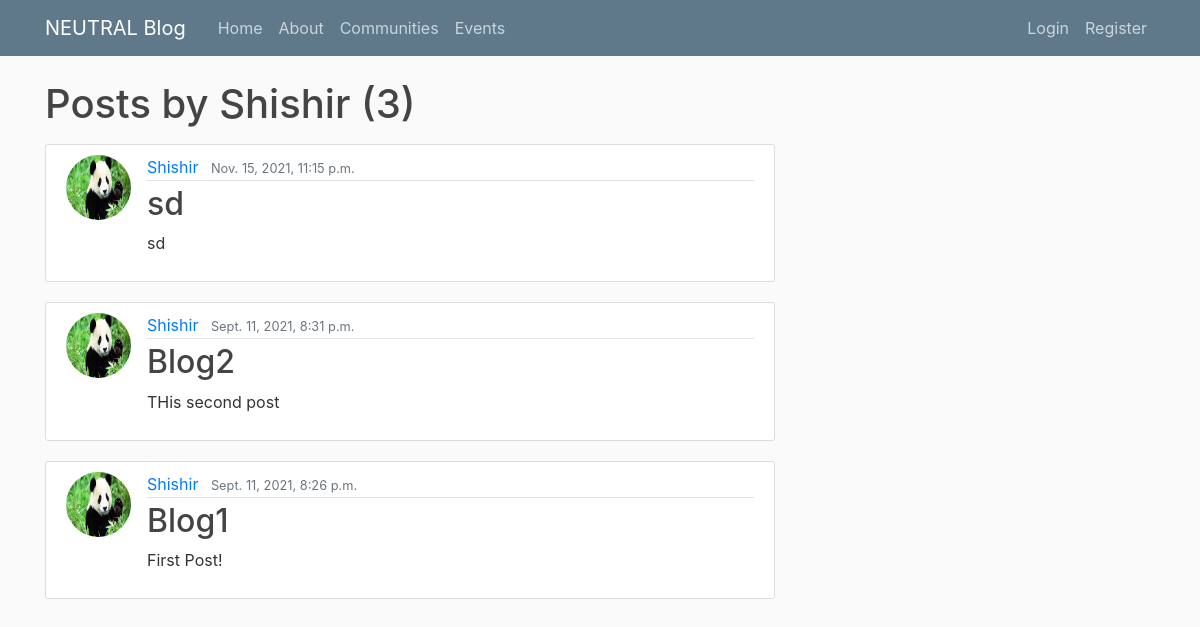
/user/Shishir, run on an earlier commit of the app's database.
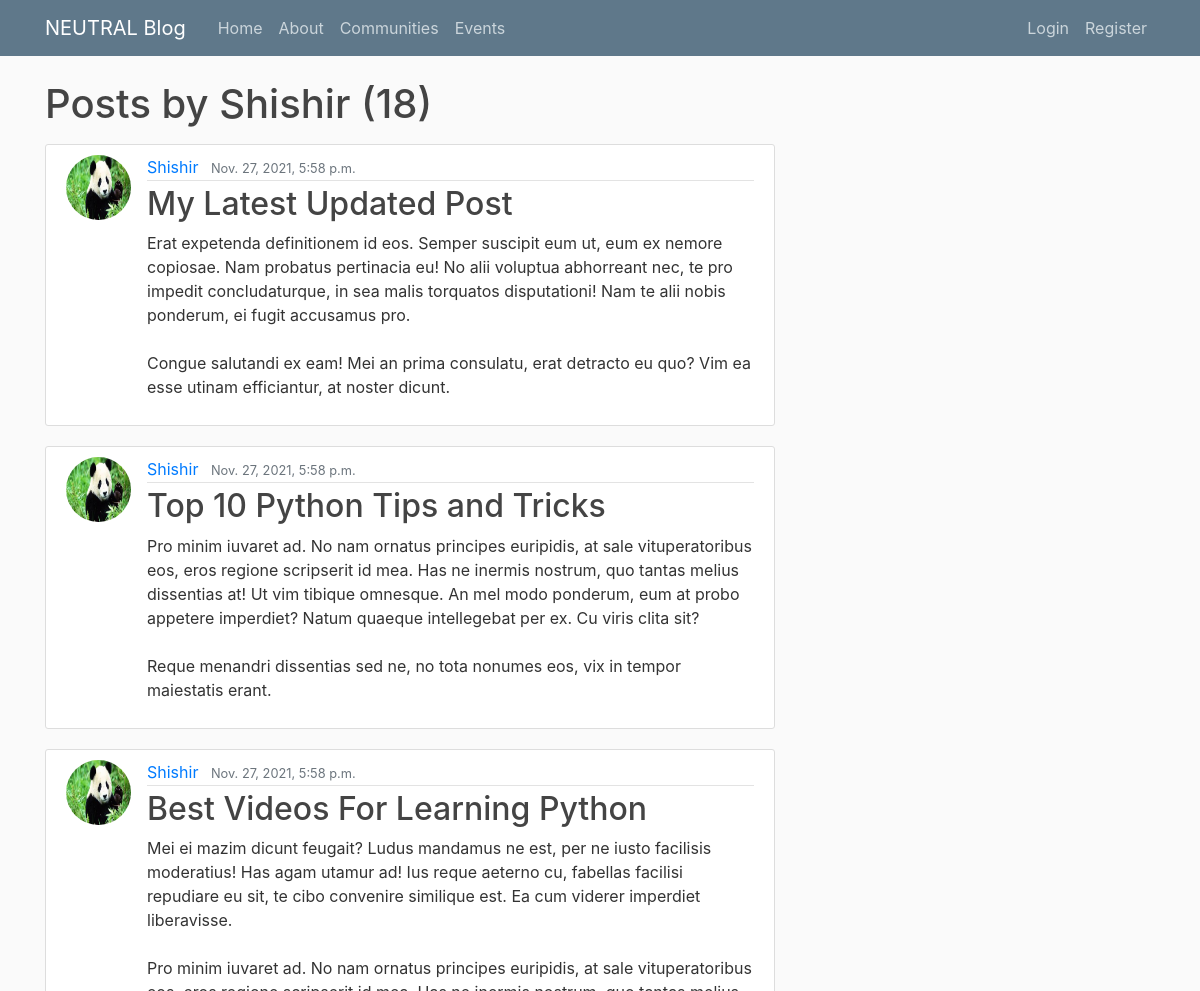
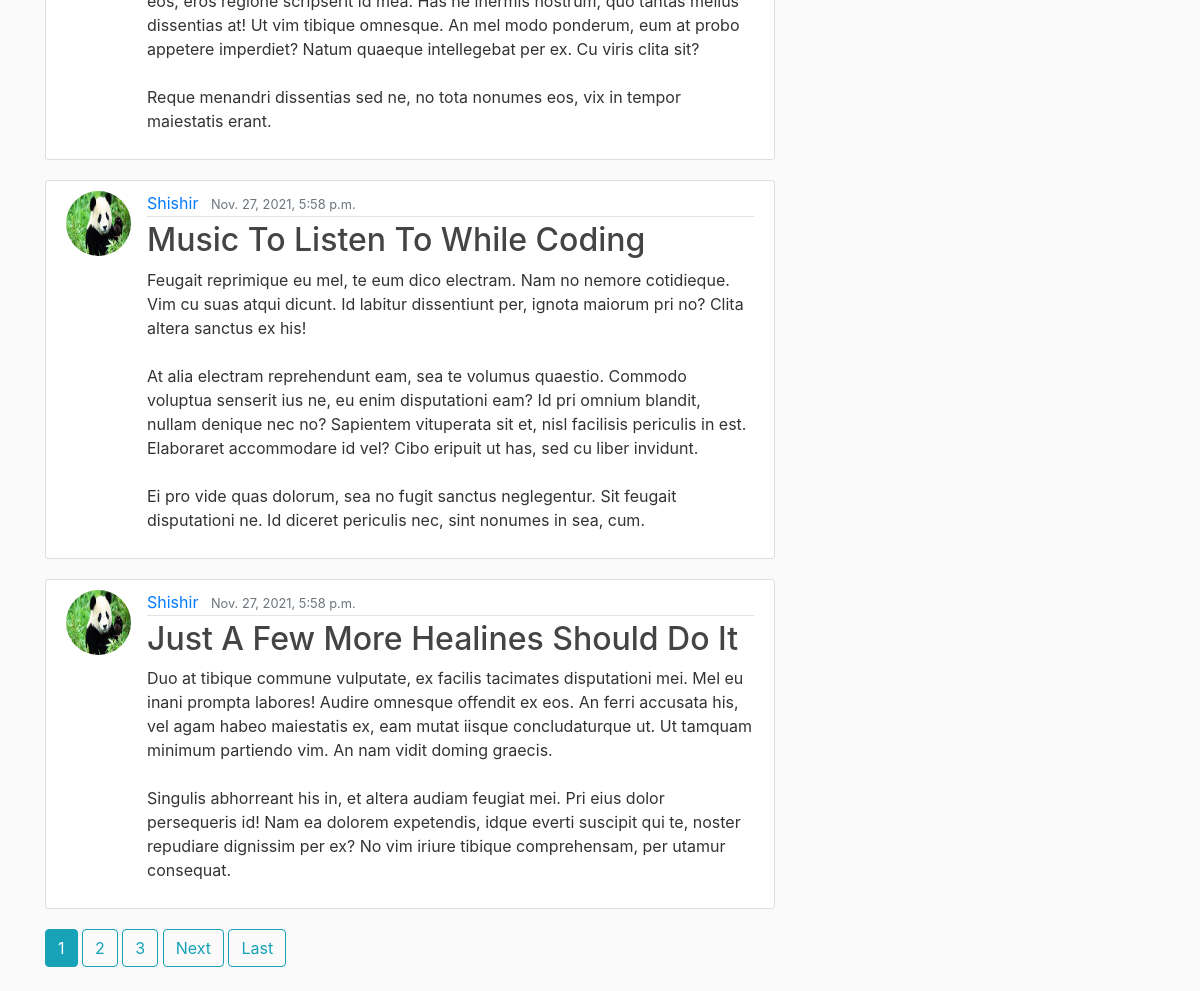
And on a later commit of the database (2 pictures, top to bottom).
### blog/models.py (models this page shows, shortened)
class Post(models.Model):
	title = models.CharField(max_length=200)
	content = models.TextField()
	date_posted = models.DateTimeField(default= timezone.now)
	author = models.ForeignKey(User, on_delete=models.CASCADE)
	community = models.TextField(default = 'all')

### users/models.py (models this page shows, shortened)
class Profile(models.Model):
	user = models.OneToOneField(User, on_delete=models.CASCADE)
	image = models.ImageField(default='default.jpg', upload_to = 'profile_pics')

### blog/views.py (the view)
# urls.py: path('user/<str:username>', UserPostListView.as_view() , name='user-posts'),
class UserPostListView(ListView):
	model = Post
	template_name = 'blog/user_posts.html' #<app>/<model>_<viewtype>.html
	context_object_name = 'posts'
	paginate_by = 5
	def get_queryset(self):
		user = get_object_or_404(User, username = self.kwargs.get('username'))
		return Post.objects.filter(author=user).order_by('-date_posted')

### blog/templates/blog/user_posts.html (shortened to what this page needs)
{% extends "blog/base.html" %}
{% block content %}
	<h1 class = "mb-3">Posts by {{view.kwargs.username}} ({{ page_obj.paginator.count }})</h1>
	{% for post in posts %}
		<article class="media content-section">
		  <img class = "rounded-circle article-img" src = "{{post.author.profile.image.url}}">
		  <div class="media-body">
		    <div class="article-metadata">
		      <a class="mr-2" href="{% url 'user-posts' post.author.username %}">{{ post.author }}</a>
		      <small class="text-muted">{{ post.date_posted }}</small>
		    </div>
		    <h2><a class="article-title" href="{% url 'post-detail' post.id%}">{{ post.title }}</a></h2>
		    <p class="article-content">{{ post.content }}</p>
		  </div>
		</article>
	{% endfor %}
	{% if is_paginated %}
		{% for num in page_obj.paginator.page_range %}
			{% if page_obj.number == num %}
				<a class = 'btn btn-info mb-4'href="?page={{num}}">{{num}}</a>
			{% elif num > page_obj.number|add:'-3' and num < page_obj.number|add:'3' %}
				<a class = 'btn btn-outline-info mb-4'href="?page={{num}}">{{num}}</a>
			{% endif %}
		{% endfor%}
		{% if page_obj.has_next %}
       		<a class="btn btn-outline-info mb-4" href="?page={{ page_obj.next_page_number }}">Next</a>
        	<a class="btn btn-outline-info mb-4" href="?page={{ page_obj.paginator.num_pages }}">Last</a>
      	{% endif %}
	{%endif%}
{% endblock content %}

What changed in the data, as far as the page shows it:
no longer on this page (row unchanged): Post: author.profile.image (picture), author "Shishir", date_posted "Nov. 15, 2021, 11:15 p.m.", title "sd", content "sd"
no longer on this page (row unchanged): Post: author.profile.image (picture), author "Shishir", date_posted "Sept. 11, 2021, 8:31 p.m.", title "Blog2", content "THis second post"
no longer on this page (row unchanged): Post: author.profile.image (picture), author "Shishir", date_posted "Sept. 11, 2021, 8:26 p.m.", title "Blog1", content "First Post!"
added Post: author.profile.image (picture), author "Shishir", date_posted "Nov. 27, 2021, 5:58 p.m.", title "My Latest Updated Post", content "Erat expetenda definitionem id eos. Semper suscipit eum ut, eum ex nemore copiosae. Nam probatus pertinacia eu! No alii voluptua abhorreant nec, te pro impedit concludaturque, in sea malis torquatos disputationi! Nam te alii nobis ponderum, ei fugit accusamus pro. Congue salutandi ex eam! Mei an prima consulatu, erat detracto eu quo? Vim ea esse utinam efficiantur, at noster dicunt."
added Post: author.profile.image (picture), author "Shishir", date_posted "Nov. 27, 2021, 5:58 p.m.", title "Top 10 Python Tips and Tricks", content "Pro minim iuvaret ad. No nam ornatus principes euripidis, at sale vituperatoribus eos, eros regione scripserit id mea. Has ne inermis nostrum, quo tantas melius dissentias at! Ut vim tibique omnesque. An mel modo ponderum, eum at probo appetere imperdiet? Natum quaeque intellegebat per ex. Cu viris clita sit? Reque menandri dissentias sed ne, no tota nonumes eos, vix in tempor maiestatis erant."
added Post: author.profile.image (picture), author "Shishir", date_posted "Nov. 27, 2021, 5:58 p.m.", title "Best Videos For Learning Python", content "Mei ei mazim dicunt feugait? Ludus mandamus ne est, per ne iusto facilisis moderatius! Has agam utamur ad! Ius reque aeterno cu, fabellas facilisi repudiare eu sit, te cibo convenire similique est. Ea cum viderer imperdiet liberavisse. Pro minim iuvaret ad. No nam ornatus principes euripidis, at sale vituperatoribus eos, eros regione scripserit id mea. Has ne inermis nostrum, quo tantas melius dissentias at! Ut vim tibique omnesque. An mel modo ponderum, eum at probo appetere imperdiet? Natum quaeque intellegebat per ex. Cu viris clita sit? Reque menandri dissentias sed ne, no tota nonumes eos, vix in tempor maiestatis erant."
added Post: author.profile.image (picture), author "Shishir", date_posted "Nov. 27, 2021, 5:58 p.m.", title "Music To Listen To While Coding", content "Feugait reprimique eu mel, te eum dico electram. Nam no nemore cotidieque. Vim cu suas atqui dicunt. Id labitur dissentiunt per, ignota maiorum pri no? Clita altera sanctus ex his! At alia electram reprehendunt eam, sea te volumus quaestio. Commodo voluptua senserit ius ne, eu enim disputationi eam? Id pri omnium blandit, nullam denique nec no? Sapientem vituperata sit et, nisl facilisis periculis in est. Elaboraret accommodare id vel? Cibo eripuit ut has, sed cu liber invidunt. Ei pro vide quas dolorum, sea no fugit sanctus neglegentur. Sit feugait disputationi ne. Id diceret periculis nec, sint nonumes in sea, cum."
added Post: author.profile.image (picture), author "Shishir", date_posted "Nov. 27, 2021, 5:58 p.m.", title "Just A Few More Healines Should Do It", content "Duo at tibique commune vulputate, ex facilis tacimates disputationi mei. Mel eu inani prompta labores! Audire omnesque offendit ex eos. An ferri accusata his, vel agam habeo maiestatis ex, eam mutat iisque concludaturque ut. Ut tamquam minimum partiendo vim. An nam vidit doming graecis. Singulis abhorreant his in, et altera audiam feugiat mei. Pri eius dolor persequeris id! Nam ea dolorem expetendis, idque everti suscipit qui te, noster repudiare dignissim per ex? No vim iriure tibique comprehensam, per utamur consequat."
Also different on the page:
{{ page_obj.paginator.count }}: "3" → "18"
new list line: "1"
new list line: "2"
new list line: "3"
text now shown: "Next Last"
